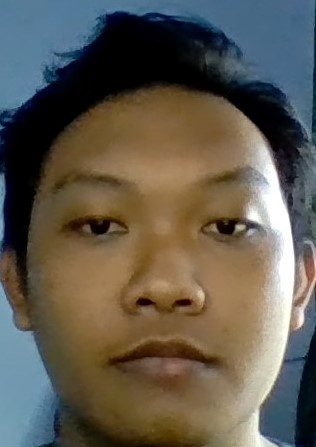
#> input picture assets/master/1.jpg, 316 x 447 px
$ python a.py
#> lines starting #> are read from the running program, lines starting #| are printed output that depends on the picture
import cv2
import numpy as np
import urllib.request
url = "http://192.168.43.35/cam-hi.jpg"

# img = cv2.imread('aku.jpg', 0)
template = cv2.imread('assets/master/1.jpg', 0)
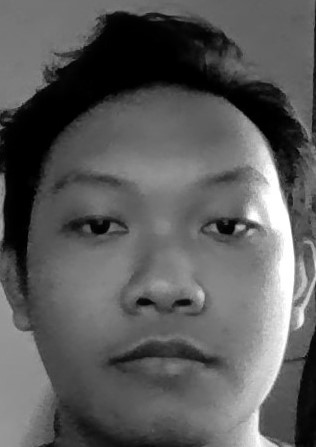
#> template: shape (447, 316); min 0, max 255, mean 90.8
h, w = template.shape
#> h = 447; w = 316

while True:
#> (the run stopped early here; a loop or call above may not have finished)

$ run again, with aku.jpg copied over assets/master/1.jpg
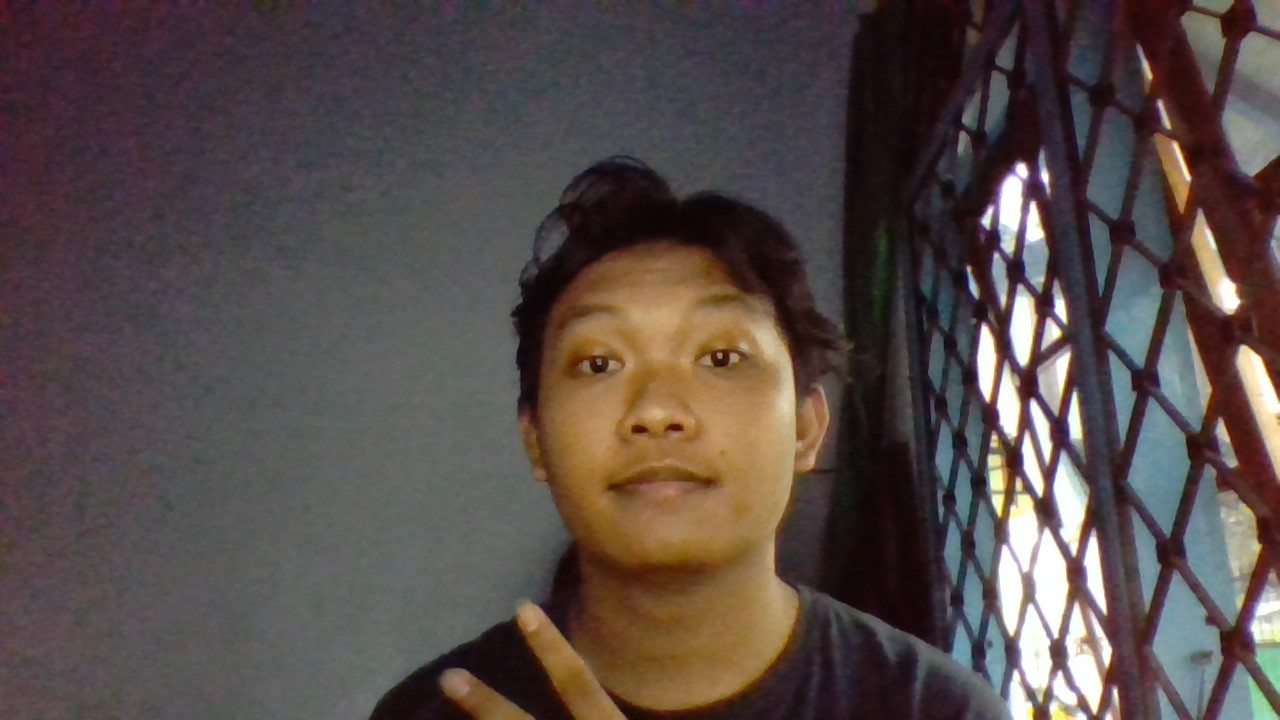
#> input picture aku.jpg, 1280 x 720 px
#> `template = cv2.imread('assets/master/1.jpg', 0)`:
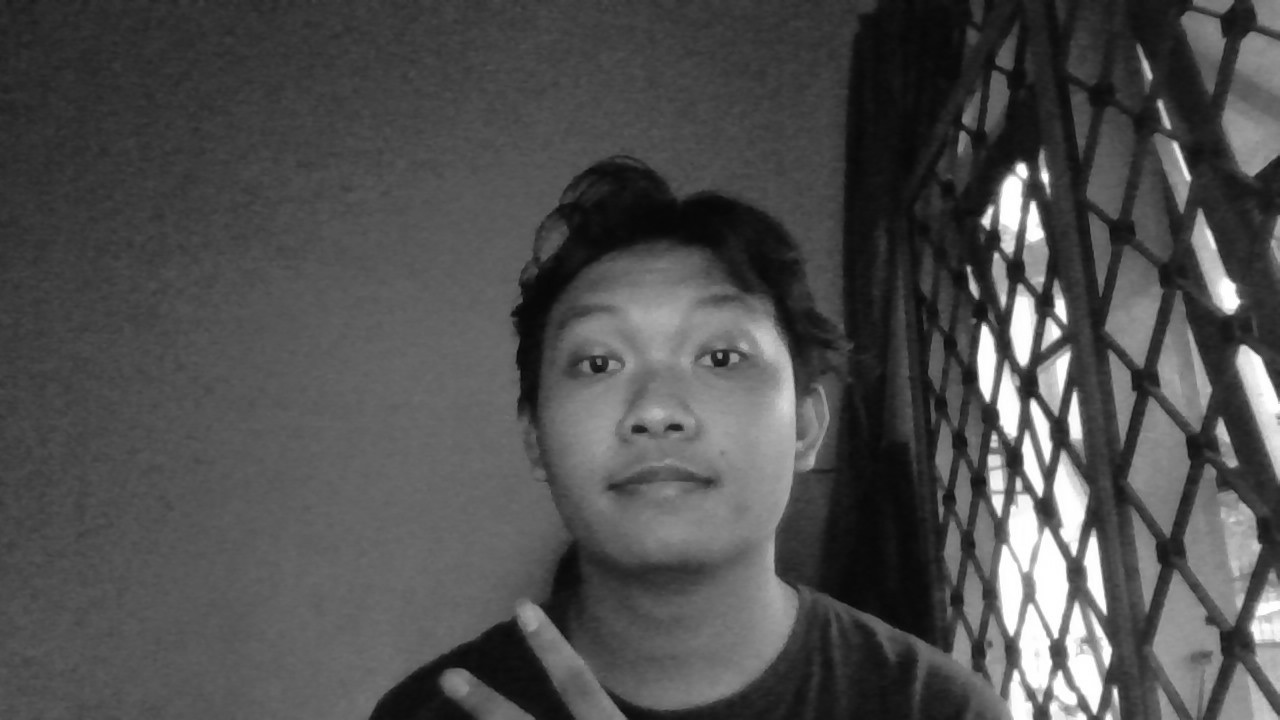
#> template: shape (720, 1280); min 7, max 255, mean 78.2
